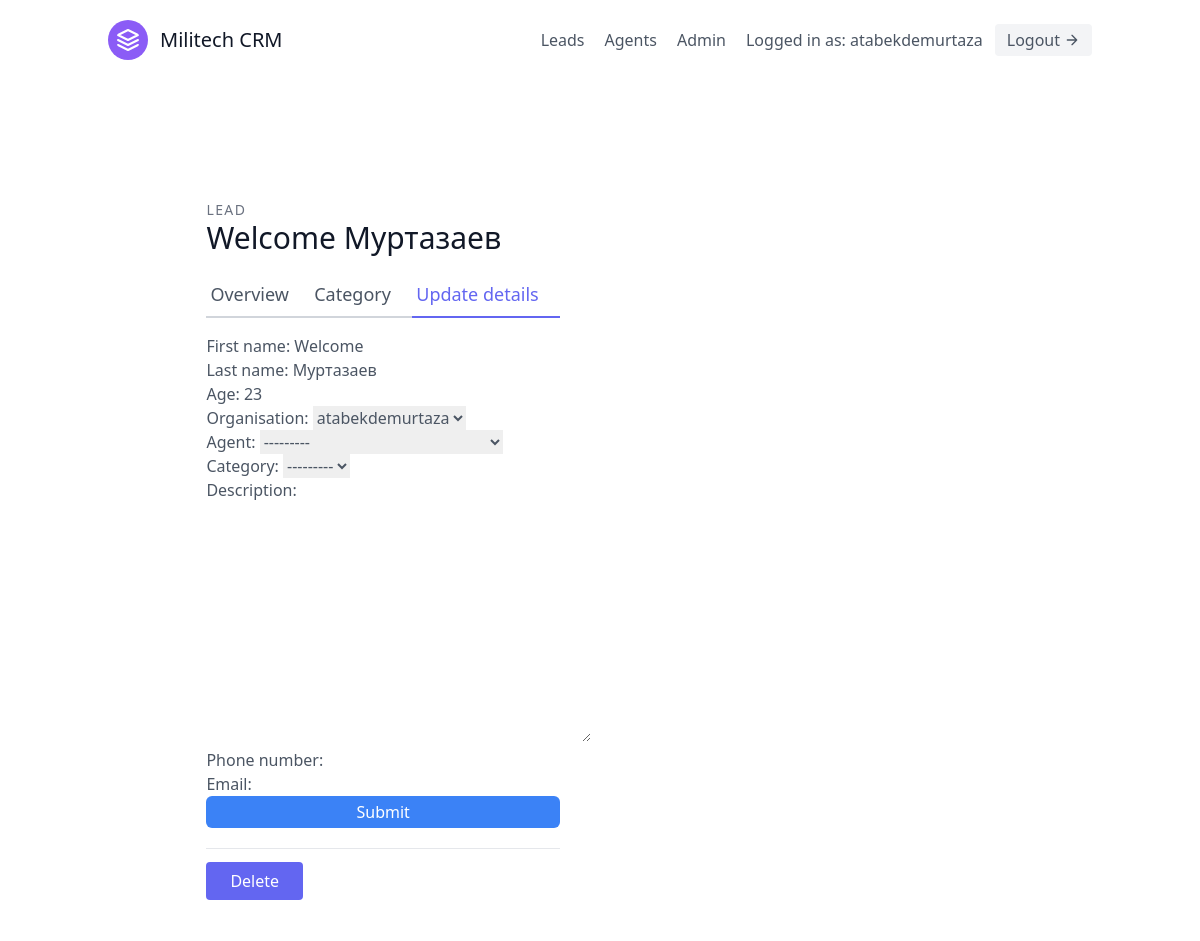
The page /leads/3/update/ (signed in) on the database as committed earlier.
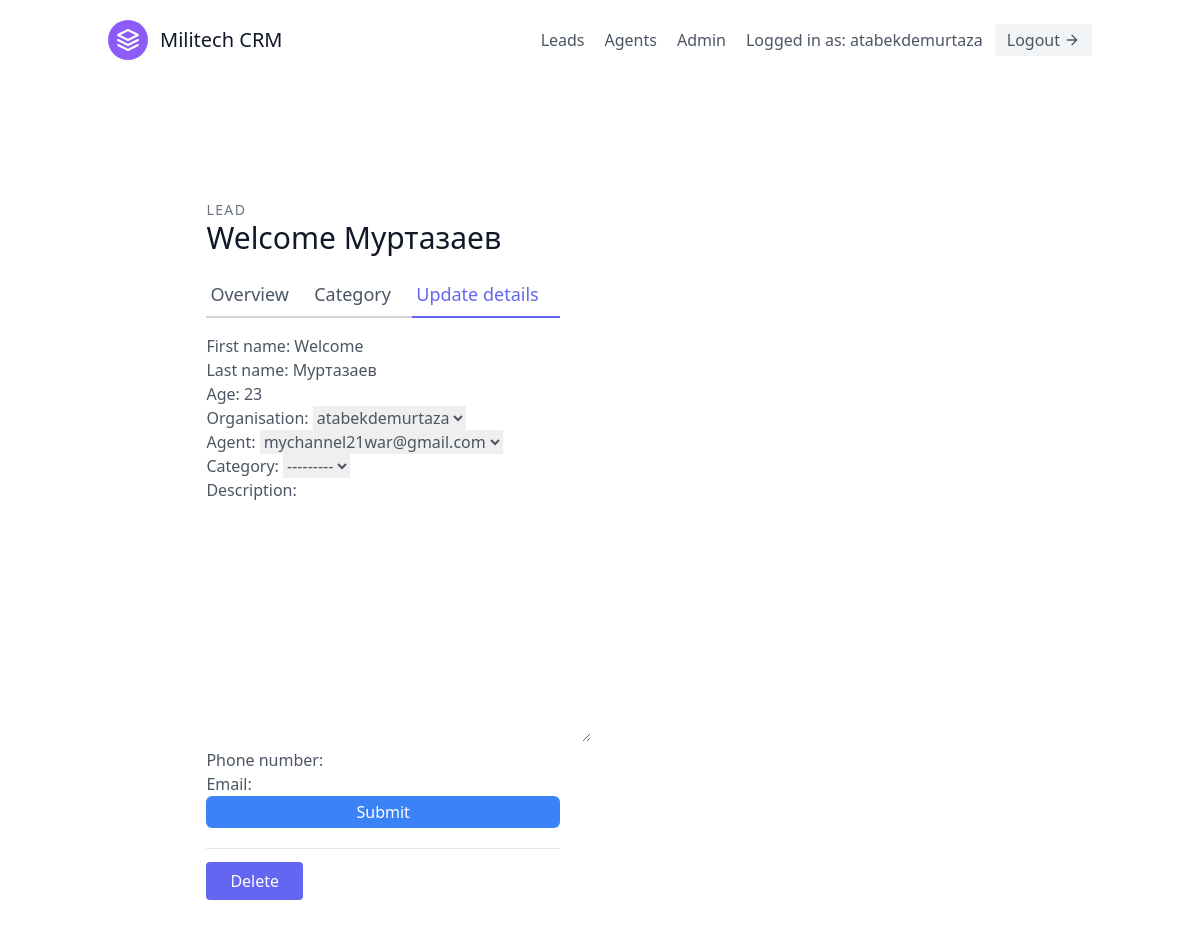
The same page on the database as committed later.
### leads/models.py (models this page shows, shortened)
class Lead(models.Model):
    first_name = models.CharField(max_length=20)
    last_name  = models.CharField(max_length=20)
    age        = models.IntegerField(default=0)
    organisation = models.ForeignKey(UserProfile, on_delete=models.CASCADE)
    agent      = models.ForeignKey("Agent", null=True, blank=True, on_delete=models.SET_NULL)
    category = models.ForeignKey("Category",related_name="leads", blank=True,null=True ,on_delete=models.SET_NULL)
    description = models.TextField()
    date_added = models.DateTimeField(auto_now_add=True)
    phone_number = models.CharField(max_length=20)
    email = models.EmailField()
    objects = LeadManager()

### leads/views.py (the view, shortened to what this page needs)
# urls.py: path('<int:pk>/update/', LeadUpdateView.as_view(), name='lead-update'),
class LeadUpdateView(OrganisorAndLoginRequiredMixin, UpdateView):
    template_name = 'leads/lead_update.html'
    form_class = LeadModelForm
    def get_queryset(self):
        user = self.request.user
        return Lead.objects.filter(organisation=user.userprofile)

### leads/forms.py
class LeadModelForm(forms.ModelForm):
    class Meta:
        model = Lead
        fields = (
            '__all__'
        )

### agents/mixins.py (called while the page is built)
    def dispatch(self, request, *args, **kwargs):
        if not request.user.is_authenticated or not request.user.is_organisor:
            return redirect("leads:lead-list")
        return super().dispatch(request, *args, **kwargs)

### leads/models.py (called while the page is built)
    def __str__(self):
        return f'{self.user.username}'

    def get_queryset(self):
        return super().get_queryset()

    def __str__(self):
        return f'{self.user.email}'

### leads/templates/leads/lead_update.html (shortened to what this page needs)
{% extends 'base.html' %}
{% load tailwind_filters %}
{% block content %}
    <section class="text-gray-600 body-font overflow-hidden">
        <div class="container px-5 py-24 mx-auto">
            <div class="lg:w-4/5 mx-auto flex flex-wrap">
                <div class="lg:w-1/2 w-full lg:pr-10 lg:py-6 mb-6 lg:mb-0">
                    <h2 class="text-sm title-font text-gray-500 tracking-widest">LEAD</h2>
                    <h1 class="text-gray-900 text-3xl title-font font-medium mb-4">{{lead.first_name}} {{lead.last_name}}
                    </h1>
                    <div class="flex mb-4">
                        <a href="{% url 'leads:lead-detail' lead.pk %}" class="flex-grow border-b-2 border-gray-300 py-2 text-lg px-1">
                            Overview
                        </a>
                        <a href="{% url 'leads:lead-category-update' lead.pk %}" class="flex-grow border-b-2 border-gray-300 py-2 text-lg px-1">
                            Category
                        </a>
                        <a href="{% url 'leads:lead-update' lead.pk %}" class="flex-grow text-indigo-500 border-b-2 border-indigo-500 py-2 text-lg px-1">
                            Update details
                        </a>
                    </div>
                    <form method="post">
                        {{ form|crispy }}
                        <button class="w-full bg-blue-500 text-white hover:bg-blue-600 px-3 py-1 rounded-md" type="submit">Submit</button>
                    </form>
                    <div class="mt-5 py-5 border-t border-gray-200">
                        <a href="{% url 'leads:lead-delete' lead.pk %}" class="w-1/2 mt-3 text-white bg-indigo-500 border-0 py-2 px-6 focus:outline-none hover:bg-indigo-600 rounded">
                            Delete
                        </a>
                    </div>
                </div>
            </div>
        </div>
    </section>
{% endblock content %}

Rows that differ between the two databases and show on the page:
changed Lead "Welcome": agent "---------" → "mychannel21war@gmail.com"
